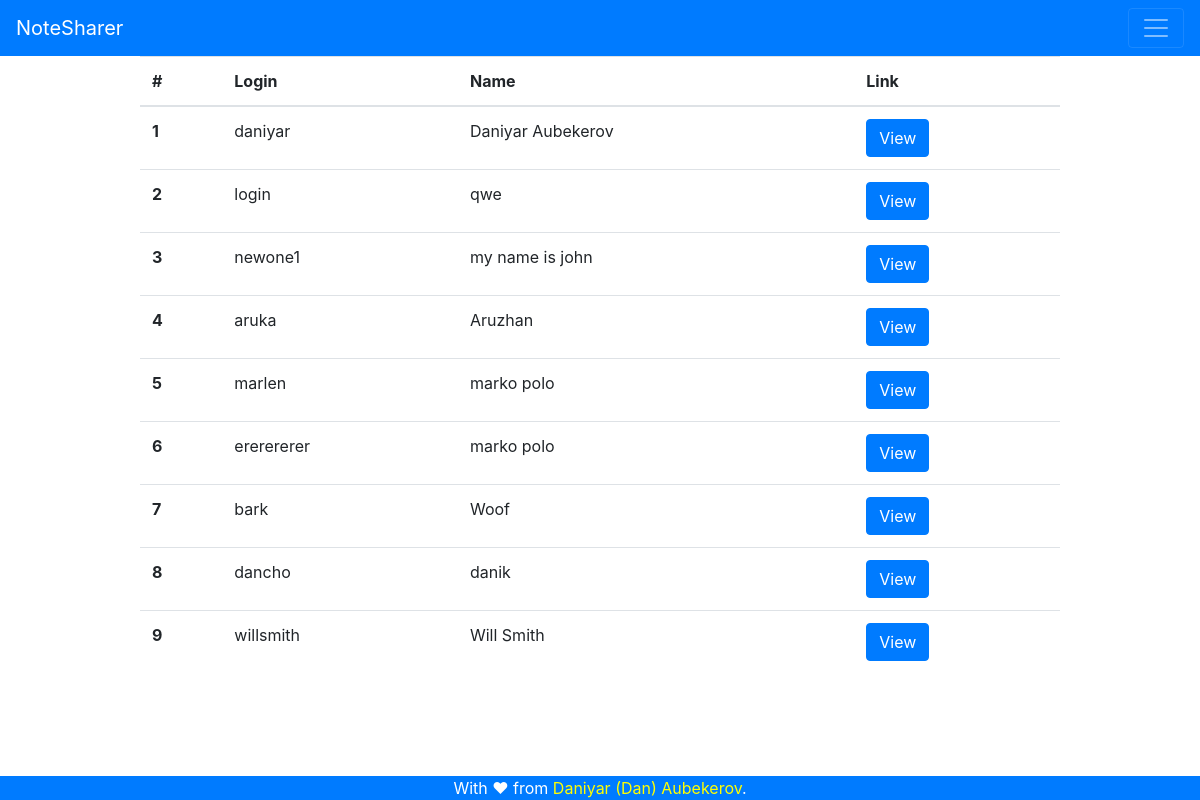
The page /users (signed in) on the database its author committed.
### tables this page shows
CREATE TABLE 'accounts' (
'id' INTEGER PRIMARY KEY,
'login' VARCHAR(255),
'password' VARCHAR(255),
'name' VARCHAR(255)
, 'university' VARCHAR(255), 'github' VARCHAR(255));

### app.py (the view)
@app.route('/users')
def all_users():
    if (not session['user']):
        return render_template('404.html', error = 'You are not loged in to view this page')
    context = dict()
    db_connection = sqlite3.connect('database.db')
    cursor = db_connection.cursor()
    cursor.execute('SELECT * FROM accounts;')
    users = cursor.fetchall()
    cursor.close()
    context['users'] = users
    return render_template('all_users.html', context = context)

### templates/all_users.html (shortened to what this page needs)
{% extends 'base.html' %}
{% block body %}
    <div class="container">
        <div class="row">
            <div class="col-sm-1"></div>
            <div class="col-lg-10">
                <table class="table table-hover">
                    <thead>
                        <tr>
                        <th scope="col">#</th>
                        <th scope="col">Login</th>
                        <th scope="col">Name</th>
                        <th scope="col">Link</th>
                        </tr>
                    </thead>
                    <tbody>
                        {% for user in context['users'] %}
                            <tr>
                                <th scope="row">{{user[0]}}</th>
                                <td>{{user[1]}}</td>
                                <td>{{user[3]}}</td>
                                <td><a href = "{{url_for('user', login = user[1])}}" class = "btn btn-primary">View</a></td>
                            </tr>
                        {% endfor %}
                    </tbody>
                </table>
            </div>
            <div class="col-sm-1"></div>
        </div>
    </div>
{% endblock %}

### rows shown on the page
accounts: id "1", login "daniyar", name "Daniyar Aubekerov"
accounts: id "2", login "login", name "qwe"
accounts: id "3", login "newone1", name "my name is john"
accounts: id "4", login "aruka", name "Aruzhan"
accounts: id "5", login "marlen", name "marko polo"
accounts: id "6", login "ererererer", name "marko polo"
accounts: id "7", login "bark", name "Woof"
accounts: id "8", login "dancho", name "danik"
accounts: id "9", login "willsmith", name "Will Smith"
